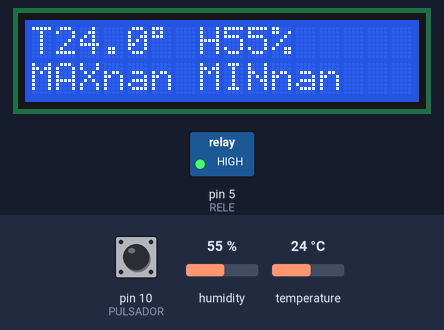
A sketch run on a simulated Arduino Uno, built with avr-gcc and run on an emulated ATmega328P. On the bench: 16×2 character LCD, switched loads named in the sketch (green lamp = pin HIGH). Inputs (shaded band) come from the test bench; at power-on: pin 10 (PULSADOR) LOW, temperature 24 °C, humidity 55 %. EEPROM starts erased; what the sketch prints to the serial monitor is not drawn.

Above: at 1.6 s.
1.7 s: pin 10 (PULSADOR) pulled HIGH for 1.25 s
At 3.3 s:
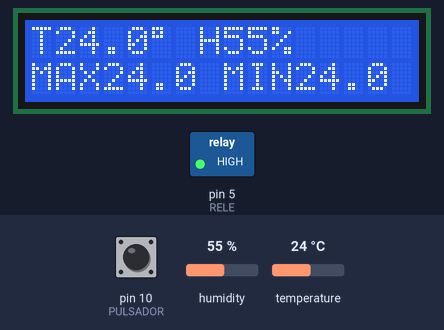
4.5 s: temperature set to 1 °C
At 11.8 s:
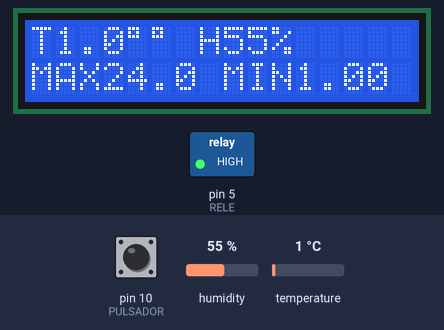
12.2 s: humidity set to 22 %
At 16.2 s:
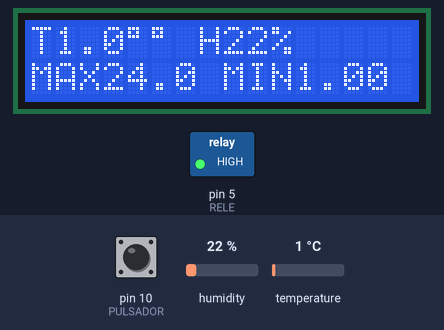
16.5 s: pin 10 (PULSADOR) pulled HIGH for 1.25 s
At 17.6 s:
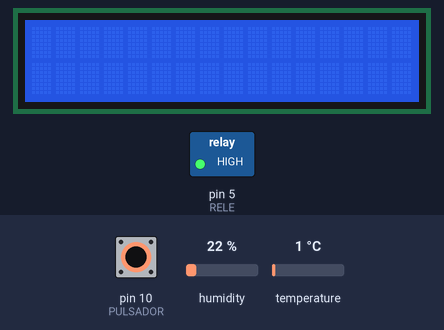
19.5 s: humidity set to 40 %
At 21.0 s:
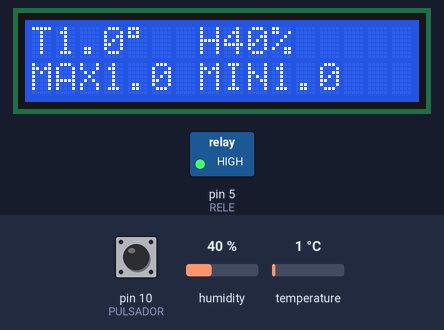
21.5 s: temperature set to 12 °C
At 24.0 s:
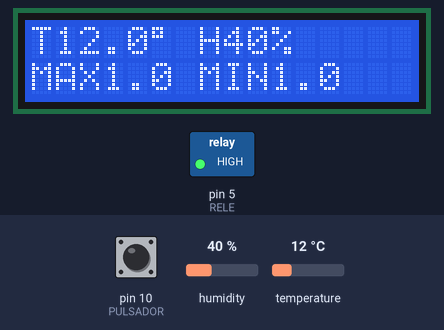
Timing chart, 0 to 25.5 s (numbered marks = the images above; inputs shaded):
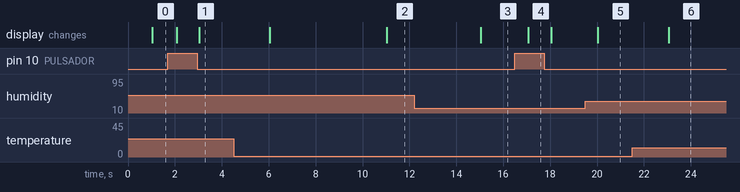

Measured:
- after the input at 1.7 s, the display: first changes after 0.38 s (image 1 shows a later state)
- after the input at 4.5 s, the display: first changes after 1.5 s (image 2 shows a later state)
- after the input at 12.2 s, the display: changes after 2.8 s (image 3)
- after the input at 16.5 s, the display: changes after 0.57 s (image 4)
- after the input at 19.5 s, the display: changes after 0.54 s (image 5)
- after the input at 21.5 s, the display: changes after 1.6 s (image 6)

The sketch:

arduino_lcd_temperatura_hora_rele_minmax.ino
```cpp
#include <EEPROM.h>        // libreria EEPROM
#include <DHT.h>
#include <DHT_U.h>
#include <Wire.h>
#include <LCD.h>
#include <LiquidCrystal_I2C.h>
#include <RTClib.h>
#include <EEPROM.h>        // libreria EEPROM
#define RELE 5

RTC_DS3231 rtc;

LiquidCrystal_I2C lcd (0x27, 2, 1, 0, 4, 5, 6, 7);

//temperatura
float SENSOR = 2;
float TEMPERATURA;
float TMAX0;
float TMAX;
float TMAX2;
float TMIN0;
float TMIN;
float TMIN2;
float HMAX0;
float HMAX;
float HMAX2;
float HMIN0;
float HMIN;
float HMIN2;
float HUMEDAD;
DHT dht(SENSOR, DHT22);

//pulsador
int PULSADOR = 10;

//millis
unsigned long time;
unsigned long t = 0;
unsigned long t1 = 0;
int intervalo = 100;


void setup() {
  Serial.begin(9600);       // inicializa monitor serie a 9600 bps
  pinMode(PULSADOR, INPUT); // pulsador
  pinMode(RELE, OUTPUT);    // pin 5 como salida
  digitalWrite(RELE, HIGH);

  TMAX0 = EEPROM.get(0, TMAX0);    //carga en tmax0 el valor de temperatura maxima guardado
  TMIN0 = EEPROM.get(4, TMIN0);
  HMAX0 = EEPROM.get(10, HMAX0);    //carga en tmax0 el valor de temperatura maxima guardado
  HMIN0 = EEPROM.get(14, HMIN0);

  lcd.setBacklightPin (3,POSITIVE);
  lcd.setBacklight(HIGH);
  lcd.begin(16, 2);
  lcd.clear();
  dht.begin();
  TMAX= dht.readTemperature();
  TMIN= dht.readTemperature();
  HMAX= dht.readHumidity();
  HMIN= dht.readHumidity();
}

void loop() {

 time = millis();

if (time-t>1000){   // delay de 1 segundo
 t=time;             //

 TMIN2 = dht.readTemperature();
 TMAX2 = dht.readTemperature();
 HMIN2 = dht.readHumidity();
 HMAX2 = dht.readHumidity();
 TEMPERATURA = dht.readTemperature();
 HUMEDAD = dht.readHumidity();
 //lcd.clear();

  if ( TMAX2 > TMAX ){     //Cambia valor temperatura maxima
  (TMAX = TMAX2);
  }

  if ( TMIN2 < TMIN ){   //Cambia valor temperatura minima
  (TMIN = TMIN2);
  }
   if ( HMAX2 > HMAX ){     //Cambia valor temperatura maxima
  (HMAX = HMAX2);
  }

  if ( HMIN2 < HMIN ){   //Cambia valor temperatura minima
  (HMIN = HMIN2);
  }

 lcd.setCursor(0, 0);
 lcd.print("T");
 lcd.print(TEMPERATURA, 1);
 //lcd.setCursor(10, 0);
 lcd.print((char)223); // agrega el simbolo "°"
 lcd.setCursor(7, 0);
 lcd.print("H");
 lcd.print(HUMEDAD, 0);
 //lcd.setCursor(13, 1);
 lcd.print("%");
 lcd.setCursor(0 , 1);
 lcd.print("MAX");
 lcd.print(TMAX0, 1);
 lcd.print(" ");
 lcd.print("MIN");
 //lcd.setCursor(12 , 1);
 lcd.print(TMIN0, 1);
 //delay (1000);

 /*if(digitalRead(PULSADOR) == HIGH){  // espera infinitamente hasta que se presione el pulsador
 TMAX0 = dht.readTemperature();
 EEPROM.put(0, TMAX0);
 digitalWrite(RELE, LOW);       // activa modulo de rele con nivel alto
 Serial.println( "Rele encendido" );   // muestra texto en monitor serie
 }
 }
*/


 if(digitalRead(PULSADOR) == HIGH){  // espera infinitamente hasta que se presione el pulsador
 TMAX0 = dht.readTemperature();
 TMAX = dht.readTemperature();       // REINICIA LOS VALORES DE TEMPERATURA
 TMIN0 = dht.readTemperature();
 TMIN = dht.readTemperature();

 HMAX0 = dht.readHumidity();
 HMAX = dht.readHumidity();      // REINICIA LOS VALORES DE HUMEDAD
 HMIN0 = dht.readHumidity();
 HMIN = dht.readHumidity();


 EEPROM.put(0, TMAX0);
 EEPROM.put(4, TMIN0);
 EEPROM.put(10, HMAX0);
 EEPROM.put(14, HMIN0);
 //digitalWrite(RELE, LOW);       // activa modulo de rele con nivel alto
 Serial.println( "Min/max reiniciadas" );   // muestra texto en monitor serie
 lcd.clear();
 }


 if (time-t1>10000) {
  t1=time;
  Serial.println("hola");

  if ( TMAX > TMAX0 ){     //Cambia valor temperatura maxima
  (TMAX0 = TMAX);
  }

  if ( TMIN < TMIN0 ){     //Cambia valor temperatura MINIMA
  (TMIN0 = TMIN);
  }
  if ( HMAX > HMAX0 ){     //Cambia valor temperatura maxima
  (HMAX0 = HMAX);
  }

  if ( HMIN < HMIN0 ){     //Cambia valor temperatura MINIMA
  (HMIN0 = HMIN);
  }

  EEPROM.put(0, TMAX0);     // almacena en direccion cero TEMPERATURA MAXIMA
  Serial.print("Temperatura maxima:");  // imprime texto
  Serial.println( EEPROM.get(0, TMAX0), 1 );     // obtiene valor de punto flotante
  EEPROM.put(4, TMIN0);     // almacena en direccion diez TEMPERATURA MINIMA
  Serial.print("Temperatura minima:");  // imprime texto
  Serial.println( EEPROM.get(4, TMIN0), 1 );     // obtiene cadena de caracteres en

  EEPROM.put(10, HMAX0);     // almacena en direccion cero TEMPERATURA MAXIMA
  Serial.print("Humedad maxima:");  // imprime texto
  Serial.println( EEPROM.get(10, HMAX0), 0 );     // obtiene valor de punto flotante
  EEPROM.put(14, HMIN0);     // almacena en direccion diez TEMPERATURA MINIMA
  Serial.print("Humedad minima:");  // imprime texto
  Serial.println( EEPROM.get(14, HMIN0), 0 );     // obtiene cadena de caracteres en
  }

 }
}
```
